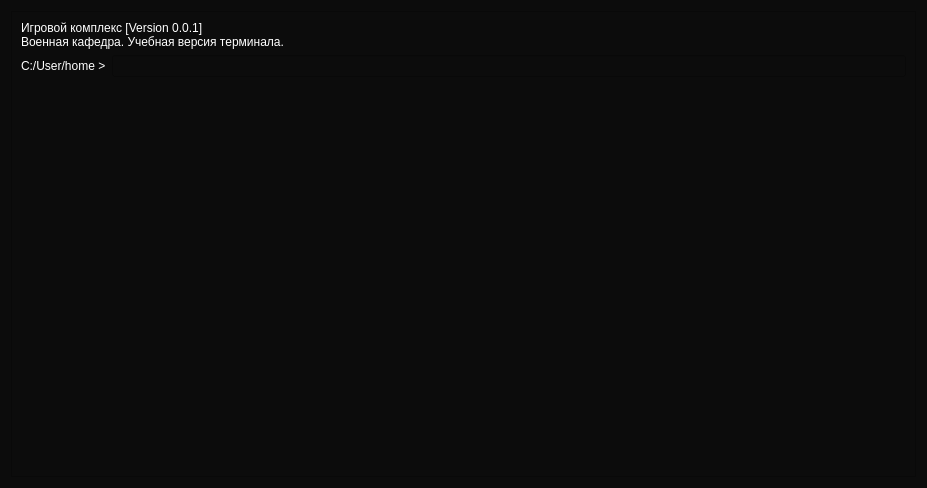
<?xml version="1.0" encoding="UTF-8"?>
<ui version="4.0">
 <class>Dialog</class>
 <widget class="QDialog" name="Dialog">
  <property name="geometry">
   <rect>
    <x>0</x>
    <y>0</y>
    <width>927</width>
    <height>488</height>
   </rect>
  </property>
  <property name="windowTitle">
   <string>Dialog</string>
  </property>
  <property name="styleSheet">
   <string notr="true">background-color:rgb(12,12,12);</string>
  </property>
  <layout class="QVBoxLayout" name="verticalLayout">
   <item>
    <widget class="QScrollArea" name="scrollArea">
     <property name="widgetResizable">
      <bool>true</bool>
     </property>
     <widget class="QWidget" name="scrollAreaWidgetContents">
      <property name="geometry">
       <rect>
        <x>0</x>
        <y>0</y>
        <width>907</width>
        <height>468</height>
       </rect>
      </property>
      <layout class="QHBoxLayout" name="horizontalLayout">
       <item>
        <layout class="QVBoxLayout" name="verticalLayout_3">
         <item>
          <widget class="QLabel" name="label_3">
           <property name="styleSheet">
            <string notr="true">color: white;
font: 12pt &quot;Consolas&quot;;</string>
           </property>
           <property name="text">
            <string>Игровой комплекс [Version 0.0.1]
Военная кафедра. Учебная версия терминала.</string>
           </property>
          </widget>
         </item>
         <item>
          <layout class="QHBoxLayout" name="horizontalLayout_7">
           <item>
            <widget class="QLabel" name="label">
             <property name="styleSheet">
              <string notr="true">color: white;
font: 12pt &quot;Consolas&quot;;</string>
             </property>
             <property name="text">
              <string>C:/User/home &gt;</string>
             </property>
            </widget>
           </item>
           <item>
            <widget class="QLineEdit" name="lineEdit">
             <property name="styleSheet">
              <string notr="true">color: white;
font: 12pt &quot;Consolas&quot;;
border-color: black</string>
             </property>
            </widget>
           </item>
          </layout>
         </item>
         <item>
          <widget class="QLabel" name="label_2">
           <property name="styleSheet">
            <string notr="true">color: white;
font: 12pt &quot;Consolas&quot;;</string>
           </property>
           <property name="text">
            <string/>
           </property>
          </widget>
         </item>
         <item>
          <spacer name="verticalSpacer">
           <property name="orientation">
            <enum>Qt::Vertical</enum>
           </property>
           <property name="sizeHint" stdset="0">
            <size>
             <width>20</width>
             <height>40</height>
            </size>
           </property>
          </spacer>
         </item>
        </layout>
       </item>
      </layout>
     </widget>
    </widget>
   </item>
  </layout>
 </widget>
 <resources/>
 <connections/>
</ui>
